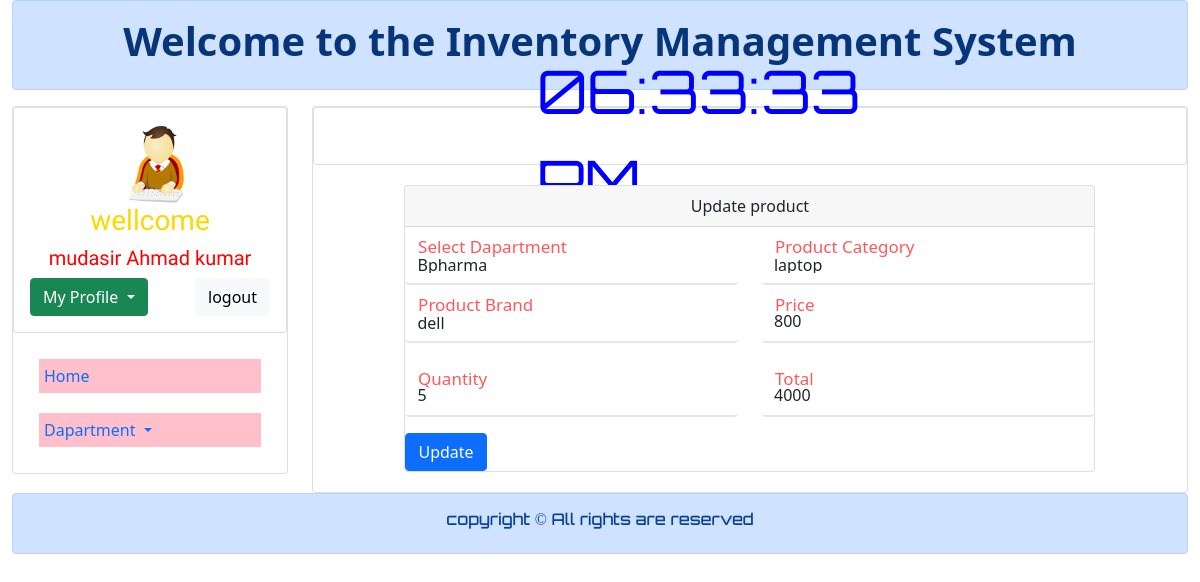
/admin/edit_product.php?cid=7 (signed in), run on the app's committed database.
### tables this page shows
CREATE TABLE `add_product` (
  `id` int(13) NOT NULL,
  `department` varchar(30) NOT NULL,
  `catagory` varchar(25) NOT NULL,
  `brand` varchar(25) NOT NULL,
  `price` int(13) NOT NULL,
  `quantity` int(13) NOT NULL,
  `total` int(13) NOT NULL
);

### admin/edit_product.php (the view, shortened to what this page needs)
<?php
include 'connection.php';
	 $id = $_GET['cid'];
	$query = "select * from  add_product where id = $id";
	$query_run = mysqli_query($connection,$query);
    if (!$query_run) {
        printf("Error: %s\n", mysqli_error($connection));
        exit();
    }
    else{
        while($row =  mysqli_fetch_array($query_run)){
         $department = $row['department'];
         $catagory = $row['catagory'];
         $brand = $row['brand'];
         $price = $row['price'];
         $quantity = $row['quantity'];
         $total = $row['total'];
        }
    }
?>
<!DOCTYPE html>
<html lang="en">
<head>
    <link href="https://cdn.jsdelivr.net/npm/bootstrap@5.0.0/dist/css/bootstrap.min.css" rel="stylesheet">
</head>
<body>
    <div class="container-fluid">
        <div class="row">
            <div class="col-md-12">
                        <div class="alert alert-primary" role="alert">
                            <h1 class="text-center"> <a href="#" class="alert-link" style="text-decoration: none;">Welcome to the Inventory Management System</a></h1>
                        </div>
            </div>
        </div>
        <div class="row">
            <div class="col-md-3">
                <div class="card">
                <div class="row">
                         <div class="col-md-12">
                             <div class="card">
                                <div class="card-body">
                                    <div class="row">
                                    <div class="col-md-4"></div>
                                        <div class="col-md-4">
                                          <img style="height:80px; width: 80px; border-radious:50px; justify-item: center;" src="../img/logo.png" alt="">
                                        </div>
                                        <div class="col-md-4"></div>
                                    </div>
                                    <h3 class="text-center" style="font-family: 'Texturina', serif; color:gold">wellcome</h3>
                                    <h2 class="text-center "  style="font-family: 'Texturina', serif; color:red; font-size:20px"><?php echo $_SESSION['name'];?></h2>
                                   <div class="dropdown">
                                        <button class="btn btn-success dropdown-toggle" type="button" id="dropdownMenuButton1" data-bs-toggle="dropdown" aria-expanded="false">
                                            My Profile
                                        </button>
                                        <a class="btn btn-light" style="float:right;" href="logout.php" role="button">logout</a>
                                    </div>
                                </div>
                             </div>
                         </div>
                     </div>
                    <div class="card-body">
                        <nav class="nav flex-column">
                            <a class="nav-link" href="admin_dashboard.php">Home</a>
                            <a class="nav-link dropdown-toggle" href="#" id="navbarDropdown" role="button" data-bs-toggle="dropdown" aria-expanded="false">
                            Dapartment
                            </a>
                         </nav>
                    </div>
                </div>
            </div>
            <div class="col-md-9">
                <div class="card">
                     <div class="row">
                         <div class="col-md-12">
                             <div class="card">
                                <div class="card-body"><br>
                                <div id="MyClockDisplay" class="clock"></div>
                                </div>
                             </div>
                         </div>
                     </div>
                    <div class="card-body" style="margin:10px; padding:10px; ">
                    <div class="row">
                                <div class="col-md-1"></div>
                                    <div class="col-md-10">
                                        <div class="card">
                                            <div class="card-header text-center">Update product</div>
                                            <form class="row" action="update_product_bcode.php" method="POST">
                                                <div class="col-md-6">
                                                    <div class="form-floating">
                                                        <select class="form-select  " name="department" id="floatingSelect" aria-label="Floating label select example"  style="background: transparent; border: none; border-bottom: 2px solid rgb(227, 231, 236);">
                                                        <option selected><?php echo $department;?></option>
                                                        </select>
                                                        <label for="floatingSelect" style="color: red; font-size: 20px;">Select Dapartment</label>
                                                    </div>
                                                </div>
                                                <div class="col-md-6">
                                                    <div class="form-floating">
                                                        <select class="form-select " name="catagory" id="floatingSelect"  aria-label="Floating label select example"  style="background: transparent; border: none; border-bottom: 2px solid rgb(227, 231, 236);">
                                                        <option selected> <?php echo $catagory;?></option>
                                                        </select>
                                                        <label for="floatingSelect" style="color: red; font-size: 20px;">Product Category</label>
                                                    </div>
                                                </div>
                                                <div class="col-md-6">
                                                    <div class="form-floating">
                                                        <select class="form-select " name="brand" id="floatingSelect"  aria-label="Floating label select example"  style="background: transparent; border: none; border-bottom: 2px solid rgb(227, 231, 236);">
                                                        <option selected> <?php echo $brand;?></option>
                                                        </select>
                                                        <label for="floatingSelect" style="color: red; font-size: 20px;">Product Brand</label>
                                                    </div>
                                                </div>
                                                <div class="col-md-6">
                                                    <div class="form-floating mb-3">
                                                        <input type="text" name="price"  value="<?php echo $price;?>" class="form-control  " id="num1"   placeholder="Enter Address" style="background: transparent;  border: none; border-bottom: 2px solid rgb(227, 231, 236);" >
                                                        <label for="floatingInput" style="color: red; font-size: 20px;">Price</label>
                                                    </div>
                                                </div>
                                                <div class="col-md-6">
                                                    <div class="form-floating mb-3">
                                                        <input type="text" name="quantity"  value="<?php echo $quantity;?>" class="form-control" onkeyup="add()"  id="num2"   placeholder="Enter Address" style="background: transparent;  border: none; border-bottom: 2px solid rgb(227, 231, 236);" >
                                                        <label for="floatingInput" style="color: red; font-size: 20px;">Quantity</label>
                                                    </div>
                                                </div>
                                                <div class="col-md-6">
                                                    <div class="form-floating mb-3">
                                                        <input type="text" name="total"  value="<?php echo $total;?>" class="form-control  " id="num3"   placeholder="Enter Address" style="background: transparent;  border: none; border-bottom: 2px solid rgb(227, 231, 236);" >
                                                        <label for="floatingInput" style="color: red; font-size: 20px;">Total</label>
                                                    </div>
                                                </div>
                                                <div class="col-12" style="align-items: center;">
                                                    <button type="submit" name="submit" class="btn btn-primary">Update</button>
                                                </div>
                                            </form>
                                        </div>
                                    </div>
                                <div class="col-md-1"></div>
                         </div>
                    </div>
                </div>
            </div>
        </div>
        <div class="row">
            <div class="col-md-12">
                        <div class="alert alert-primary" role="alert">
                            <h6 class="text-center" style="text-decoration: none; font-family: Orbitron;"> copyright &copy; All rights are reserved</h6>
                        </div>
            </div>
    </div>
</body>
</html>

### admin/edit_product.php (style rules this page uses)
.nav { color: black; }
.nav a { padding: 5px; margin:10px; background-color: pink; }
.clock { position: absolute; top: 50%; left: 50%; transform: translateX(-50%) translateY(-50%); color: blue; font-family: Orbitron; font-size: 60px; padding: 0px 5px 0px 5px; }

### data on the page
add_product: department "Bpharma", catagory "laptop", brand "dell", price "800", quantity "5", total "4000"

### other printed values
$_SESSION['name'] "mudasir Ahmad kumar"
